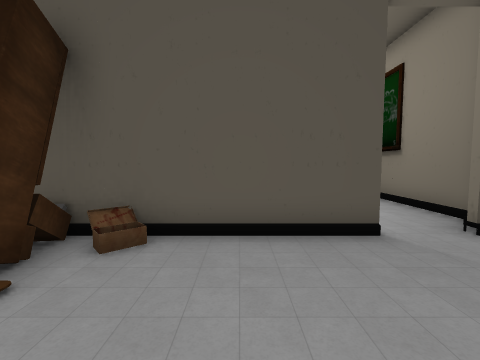
View 1 (above)

22 first-person views from a walk through a scene from a Unity 3-D project. The camera is 1.2 m above the floor, tilts 4° down and sees 90° across. The floor is counted in squares, 0.9 m on a side. Each view is taken from the middle of a square. On the plan, view 1 faces up. The plan holds only what a view shows up to about 12 squares ahead; the rest is blank. The place goes on beyond the plan. The player is left out. Some animated figures are not drawn. Door leaves are left out, so doorways stand open. Some surface patterns are stand-ins.

View 2
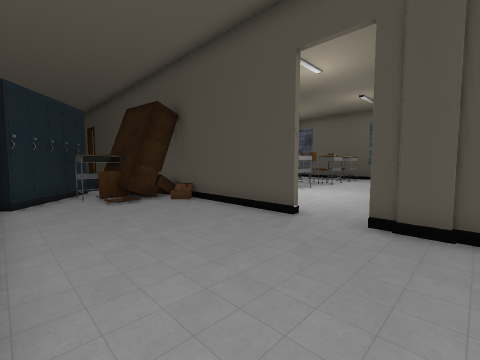

View 3
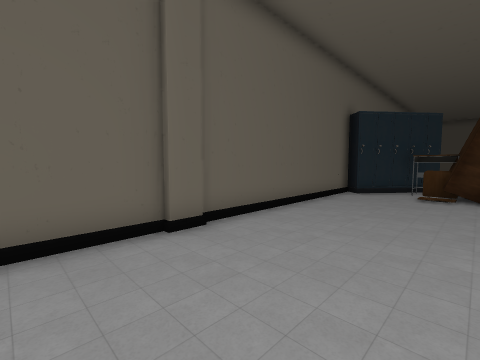

View 4
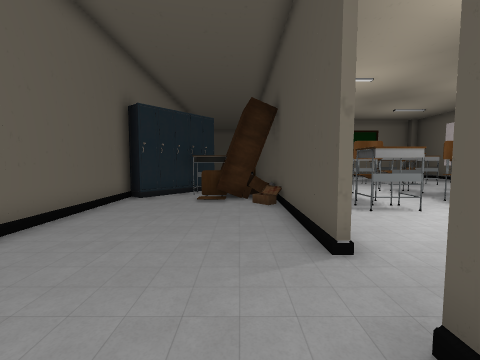

View 5
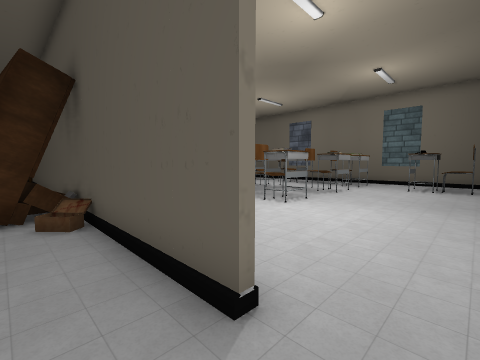

View 6
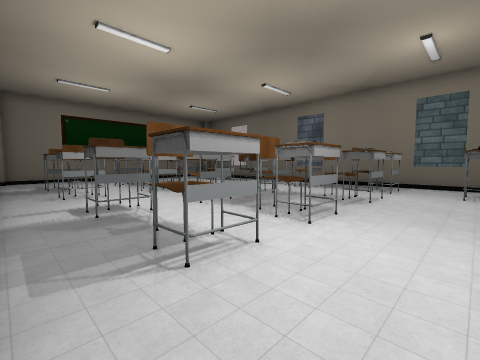

View 7
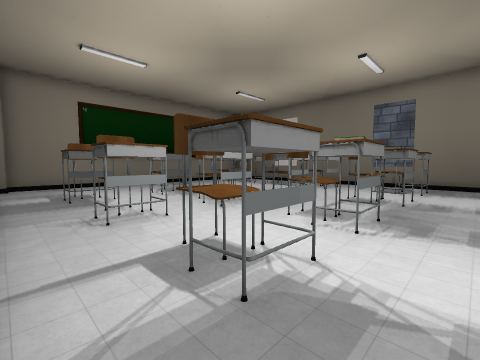

View 8
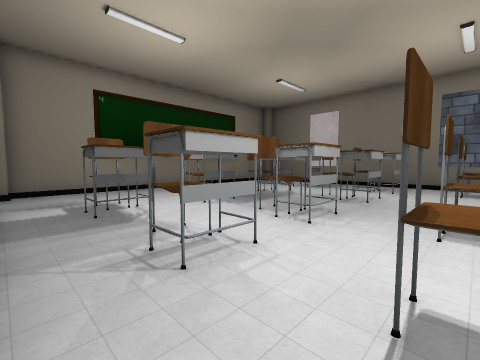

View 9
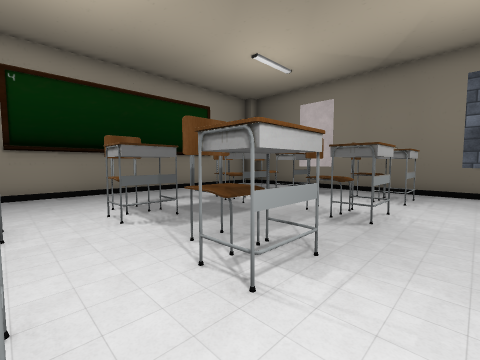

View 10
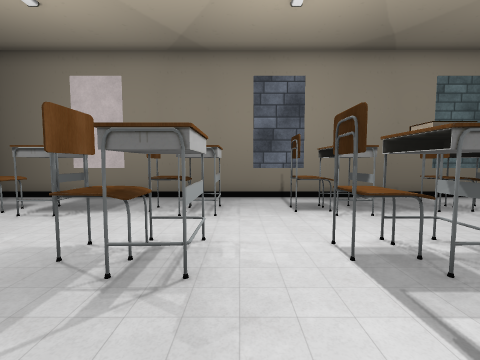

View 11
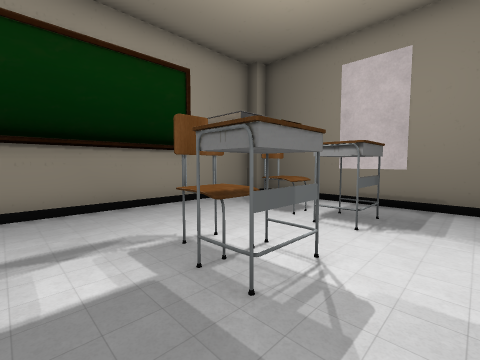

View 12
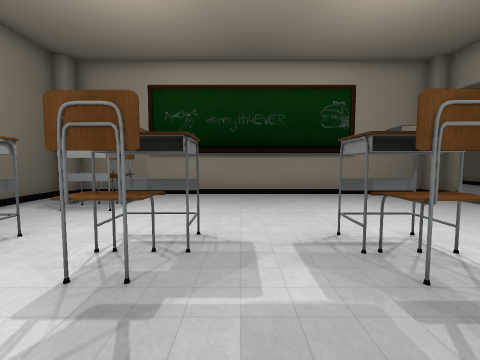

View 13
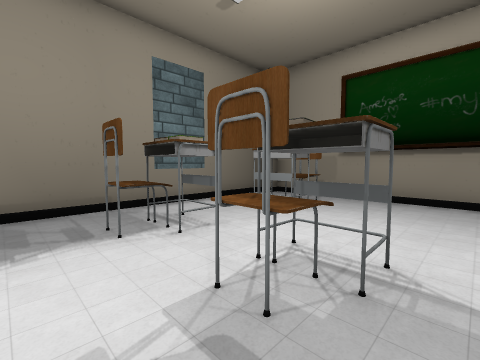

View 14
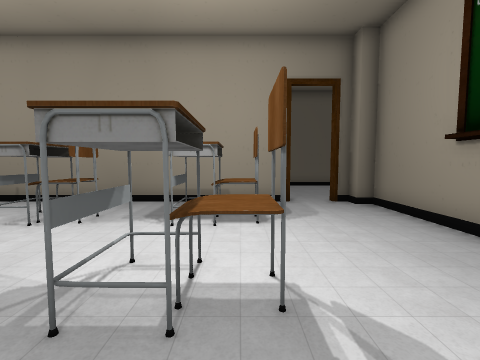

View 15
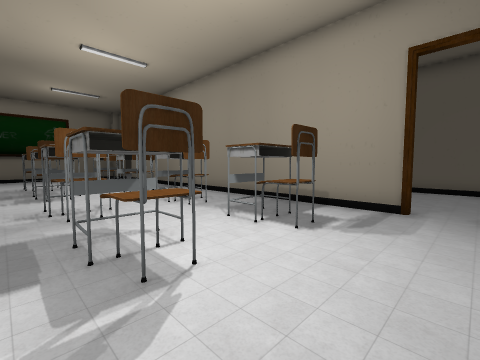

View 16
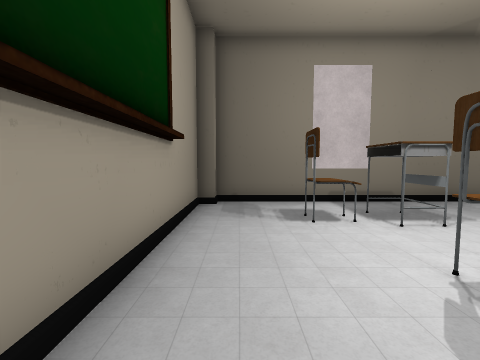

View 17
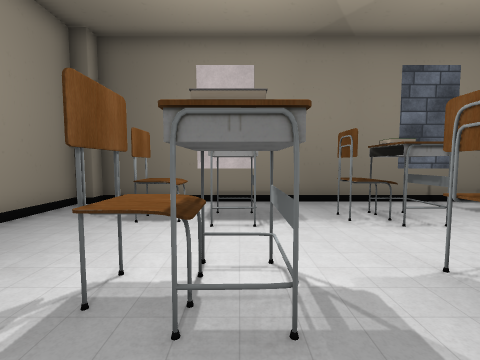

View 18
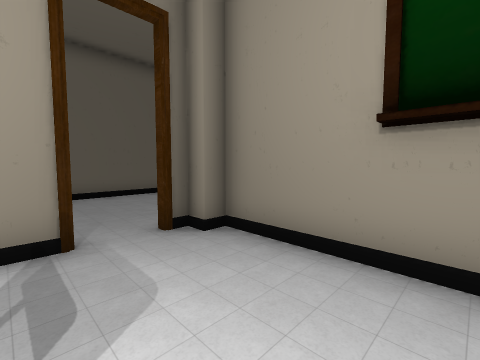

View 19
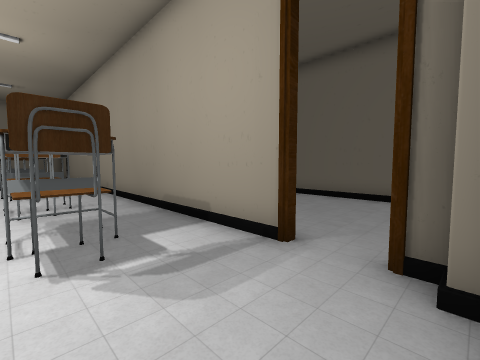

View 20
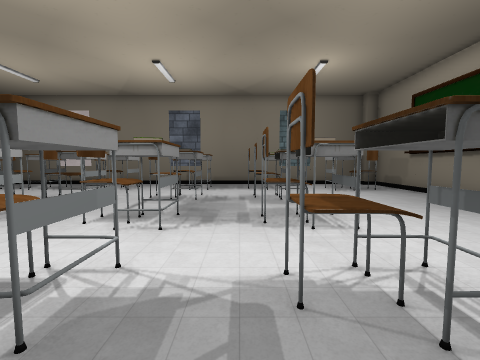

View 21
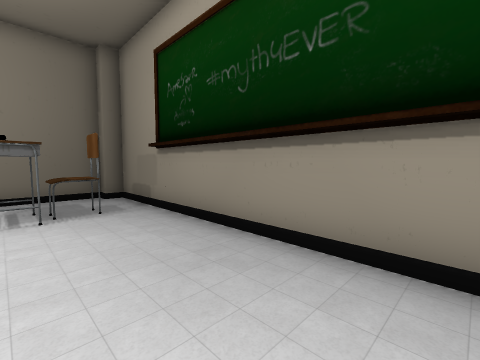

View 22
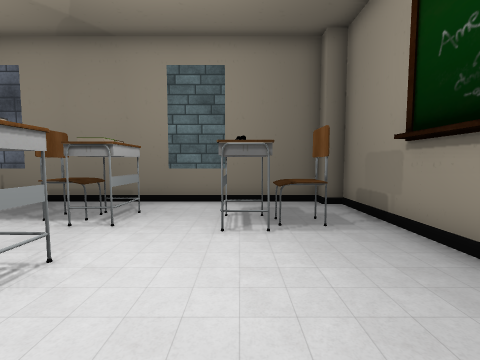

### Floor plan
Key: @ floor where view 1 was taken; # wall or solid block; . floor; D open door; O other object.
Columns run from 20 left of view 1 to 8 right of it. Each row starts with its distance up from view 1.
 21   #########################
 20   O......................O#
 19  #........................#
 18  #...O.O..OO..OO..OO..OO..#
 17  #...O.O...O...O...O..OOO.#
 16  ##......................##
 15  ##...OO..OO..OO..OO.....##
 14   #...OO..OO..OO..OO.....#
 13   #......................#
 12   #......................#
 11   #...OO..OO..OO..OO.....#
 10  ##...OO..OO..OO..OO.....##
  9  ##......................##
  8  #....OO..OO..OO..OO......#
  7  #....OO..OO..OO..OO......#
  6  #........................#
  5  #ODD..................DDO#
  4  ##DD###########OO#####DD..
  3   ....      O  OOO......... .
  2   .....     O.OOOO..........
  1  ......     O OOO............
  0  .......    O  OO...@........
 -1 #########       O#...........
 -2                  ############

Positions as (right, up) in squares from view 1, and headings:
1: (0, 0), facing up
2: (6, -1), facing up-left
3: (8, 3), facing down-left
4: (6, 3), facing left
5: (4, 3), facing up-left
6: (2, 5), facing up-left
7: (-3, 5), facing up-left
8: (-6, 5), facing up-left
9: (-7, 8), facing up-left
10: (-8, 11), facing up
11: (-11, 12), facing up-left
12: (-5, 13), facing right
13: (-4, 13), facing up-right
14: (-14, 13), facing down
15: (-17, 12), facing down-right
16: (-17, 12), facing up
17: (-13, 12), facing up
18: (-15, 9), facing down-left
19: (-18, 8), facing down-right
20: (-3, 5), facing up
21: (2, 10), facing up-right
22: (2, 12), facing up
